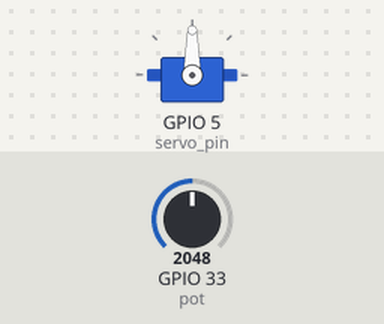
A program run on a simulated ESP32 board running MicroPython. Parts: servo. The inputs (shaded band) are chosen by the test bench; at power-on: GPIO 33 (pot) = 2048 (analog values on the 0–4095 scale). Servo angles are drawn from the pulse width (0.5 ms = 0°, 2.5 ms = 180°); what the program prints to the serial console is not drawn.

Above: at 1.2 s.
1.3 s: GPIO 33 (pot) set to 2866
At 2.1 s:
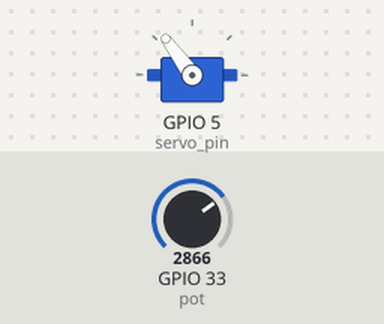
2.8 s: GPIO 33 (pot) set to 3603
At 3.2 s:
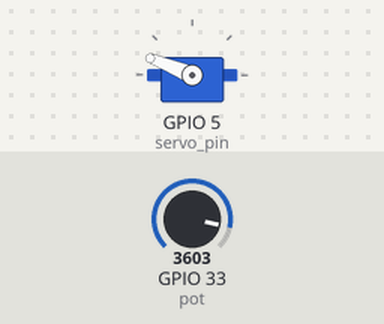
4.3 s: GPIO 33 (pot) set to 4095
At 5.5 s:
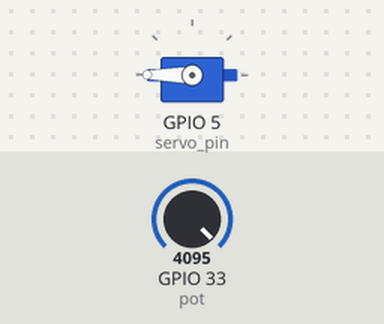
5.8 s: GPIO 33 (pot) set to 1228
At 6.7 s:
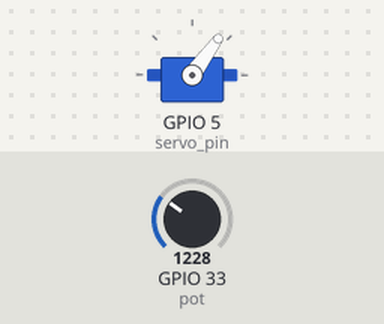
7.3 s: GPIO 33 (pot) set to 491
At 7.9 s:
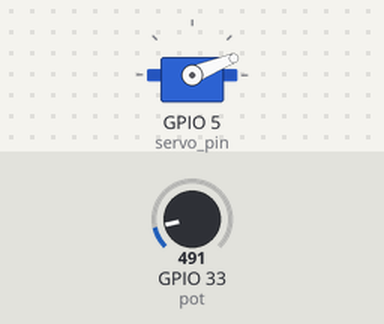
8.8 s: GPIO 33 (pot) set to 2047
At 10.2 s:
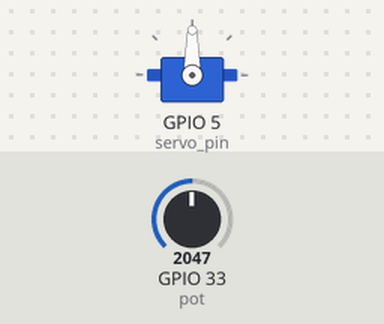
Timing chart, 0 to 11.3 s (numbered marks = the images above; inputs shaded):
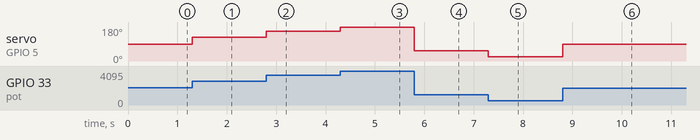

Measured:
- after the input at 1.3 s, servo on GPIO 5 (servo_pin): 90° → 126° at once
- after the input at 2.8 s, servo on GPIO 5 (servo_pin): 126° → 158° at once
- after the input at 4.3 s, servo on GPIO 5 (servo_pin): 158° → 180° at once
- after the input at 5.8 s, servo on GPIO 5 (servo_pin): 180° → 54° at once
- after the input at 7.3 s, servo on GPIO 5 (servo_pin): 54° → 22° at once
- after the input at 8.8 s, servo on GPIO 5 (servo_pin): 22° → 90° at once

The program:

Servo_pot.py
```python
from machine import Pin, ADC, PWM
import time

# Configura el pin del potenciómetro
pot = ADC(Pin(33))
pot.atten(ADC.ATTN_11DB) # Para ESP32, permite leer hasta 3.3V

# Configura el pin del servo
servo_pin = Pin(5)
servo = PWM(servo_pin, freq=50)

print('go')
while True:
    pot_value = pot.read() # Lee valor del potenciómetro (0 a 4095)
    angle = pot_value / 4095 * 180 # Convierte el valor a un ángulo (0 a 180)
    print(angle)
    ton = (angle + 45) * 100000/9 #convertimo los angulos a frecuencia
    servo.duty_ns(int(ton)) #cambiamos la frecuencia de salida de PWM
```
